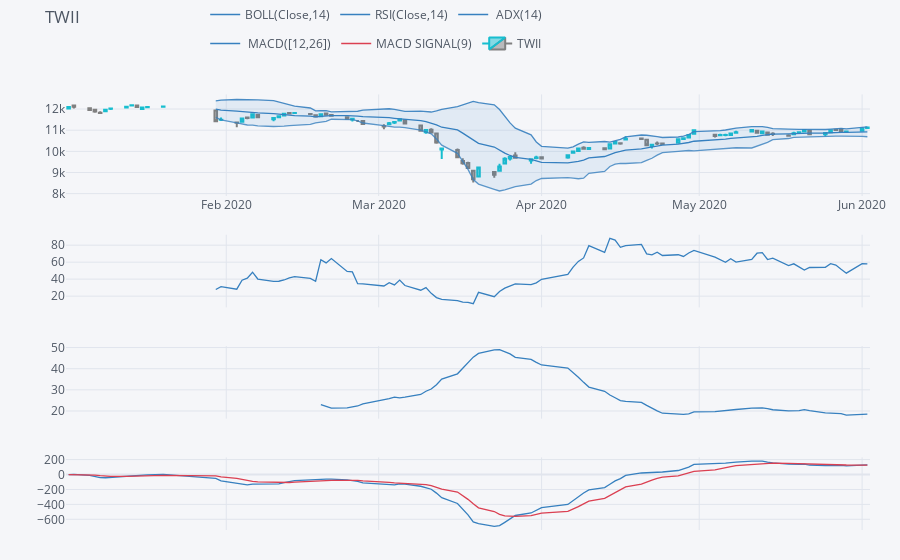

Notebook code cell kept with this figure:
### Code cell
qf.add_macd()
plyo.iplot(qf.iplot(asFigure=True))
